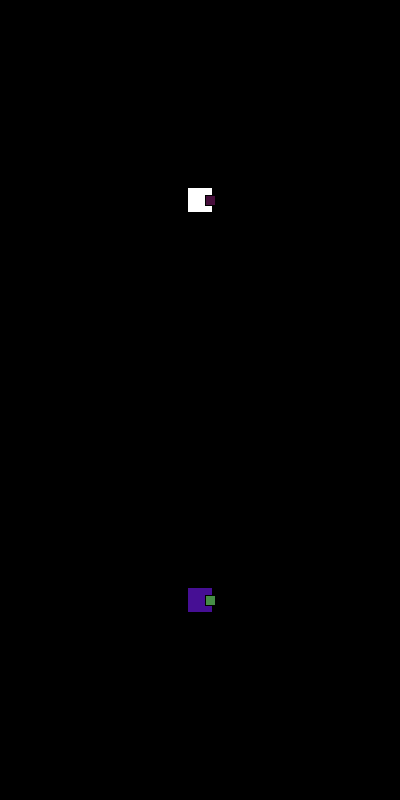
Frame 1 (no input)
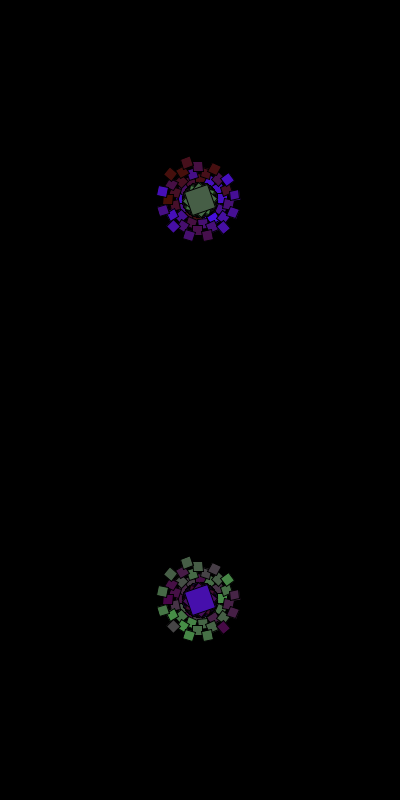
Frame 60 (the mouse pressed at the canvas centre just before this capture)
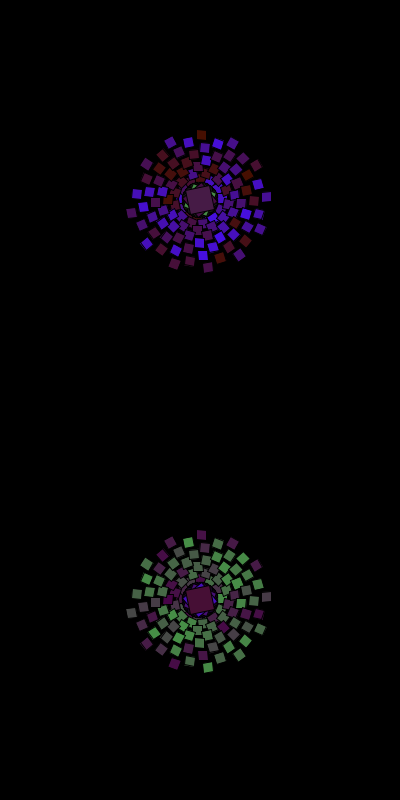
Frame 120 (the mouse held since frame 60 and released just before this capture)

The Processing sketch that drew these frames (run headless with seeded random() and noise(); from frame 60 on, the mouse is pressed at the canvas centre):

// Processing sketch: processing_136194
// ── processing_136194.pde

float r=0;
float s=10;
void setup(){
  size(400,800);
  background(0);
  smooth();
  rectMode(CENTER);
}
void draw(){
 
  
   translate(200, 200);
  rotate(r);
rect(0, 0, 25, 25);
resetMatrix();

  translate(200, 600);
  fill(70,15,random(230));
  rotate(r);
rect(0, 0, 25, 25);
resetMatrix();

  fill(70,15,random(230));
  translate(200,200);
  rotate(r);
  rect(10+r,0,s,s);
  
  resetMatrix();
  fill(70,random(150),70);
  translate(200,600);
  rotate(r);
  rect(10+r,0,s,s);
  r=r+.5;
  
 
}
